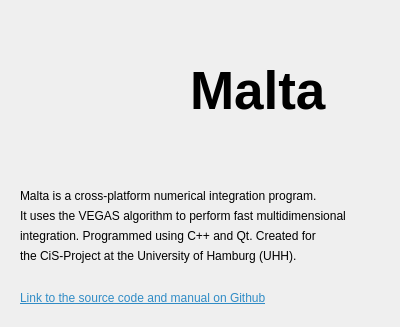
<?xml version="1.0" encoding="UTF-8"?>
<ui version="4.0">
 <class>About</class>
 <widget class="QDialog" name="About">
  <property name="geometry">
   <rect>
    <x>0</x>
    <y>0</y>
    <width>400</width>
    <height>327</height>
   </rect>
  </property>
  <property name="windowTitle">
   <string>Dialog</string>
  </property>
  <widget class="QLabel" name="label">
   <property name="geometry">
    <rect>
     <x>40</x>
     <y>20</y>
     <width>131</width>
     <height>131</height>
    </rect>
   </property>
   <property name="text">
    <string/>
   </property>
   <property name="pixmap">
    <pixmap>../../icons/malta_icon.png</pixmap>
   </property>
   <property name="scaledContents">
    <bool>true</bool>
   </property>
  </widget>
  <widget class="QLabel" name="label_2">
   <property name="geometry">
    <rect>
     <x>190</x>
     <y>50</y>
     <width>171</width>
     <height>81</height>
    </rect>
   </property>
   <property name="font">
    <font>
     <pointsize>40</pointsize>
     <bold>true</bold>
    </font>
   </property>
   <property name="text">
    <string>Malta</string>
   </property>
  </widget>
  <widget class="QLabel" name="label_3">
   <property name="geometry">
    <rect>
     <x>20</x>
     <y>180</y>
     <width>361</width>
     <height>31</height>
    </rect>
   </property>
   <property name="font">
    <font>
     <bold>false</bold>
    </font>
   </property>
   <property name="text">
    <string>Malta is a cross-platform numerical integration program.</string>
   </property>
  </widget>
  <widget class="QLabel" name="label_4">
   <property name="geometry">
    <rect>
     <x>20</x>
     <y>200</y>
     <width>371</width>
     <height>31</height>
    </rect>
   </property>
   <property name="font">
    <font>
     <bold>false</bold>
    </font>
   </property>
   <property name="text">
    <string>It uses the VEGAS algorithm to perform fast multidimensional</string>
   </property>
  </widget>
  <widget class="QLabel" name="label_5">
   <property name="geometry">
    <rect>
     <x>20</x>
     <y>220</y>
     <width>361</width>
     <height>31</height>
    </rect>
   </property>
   <property name="font">
    <font>
     <bold>false</bold>
    </font>
   </property>
   <property name="text">
    <string>integration. Programmed using C++ and Qt. Created for</string>
   </property>
  </widget>
  <widget class="QLabel" name="label_6">
   <property name="geometry">
    <rect>
     <x>20</x>
     <y>240</y>
     <width>361</width>
     <height>31</height>
    </rect>
   </property>
   <property name="font">
    <font>
     <bold>false</bold>
    </font>
   </property>
   <property name="text">
    <string>the CiS-Project at the University of Hamburg (UHH).</string>
   </property>
  </widget>
  <widget class="QLabel" name="label_7">
   <property name="geometry">
    <rect>
     <x>20</x>
     <y>290</y>
     <width>291</width>
     <height>16</height>
    </rect>
   </property>
   <property name="font">
    <font>
     <underline>true</underline>
    </font>
   </property>
   <property name="styleSheet">
    <string notr="true">&lt;a href=&quot;http://www.example.com&quot;&gt;Click here&lt;/a&gt;</string>
   </property>
   <property name="text">
    <string>&lt;html&gt;&lt;head/&gt;&lt;body&gt;&lt;p&gt;&lt;a href=&quot;https://github.com/Malta-Project/Malta&quot;&gt;&lt;span style=&quot; color:#308cc6;&quot;&gt;Link to the source code and manual on Github&lt;/span&gt;&lt;/a&gt;&lt;/p&gt;&lt;/body&gt;&lt;/html&gt;</string>
   </property>
   <property name="textFormat">
    <enum>Qt::AutoText</enum>
   </property>
   <property name="openExternalLinks">
    <bool>true</bool>
   </property>
   <property name="textInteractionFlags">
    <set>Qt::TextBrowserInteraction</set>
   </property>
  </widget>
 </widget>
 <resources/>
 <connections/>
</ui>
